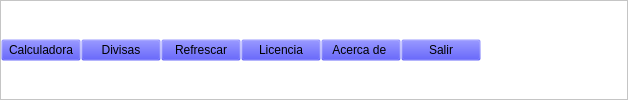
                  <widget class="QFrame" name="Menu">
                   <property name="styleSheet">
                    <string notr="true">QFrame{
background-color:white;
}

QPushButton{
background-color:#000000ff;
}

QPushButton:hover{
background-color:gray;
color:white;
}</string>
                   </property>
                   <property name="frameShape">
                    <enum>QFrame::StyledPanel</enum>
                   </property>
                   <property name="frameShadow">
                    <enum>QFrame::Raised</enum>
                   </property>
                   <layout class="QHBoxLayout" name="horizontalLayout_4">
                    <property name="spacing">
                     <number>0</number>
                    </property>
                    <property name="leftMargin">
                     <number>0</number>
                    </property>
                    <property name="topMargin">
                     <number>0</number>
                    </property>
                    <property name="rightMargin">
                     <number>0</number>
                    </property>
                    <property name="bottomMargin">
                     <number>0</number>
                    </property>
                    <item>
                     <widget class="QPushButton" name="Calculadora">
                      <property name="text">
                       <string>Calculadora</string>
                      </property>
                     </widget>
                    </item>
                    <item>
                     <widget class="QPushButton" name="Divisa">
                      <property name="text">
                       <string>Divisas</string>
                      </property>
                     </widget>
                    </item>
                    <item>
                     <widget class="QPushButton" name="Divisa_2">
                      <property name="text">
                       <string>Refrescar</string>
                      </property>
                     </widget>
                    </item>
                    <item>
                     <widget class="QPushButton" name="Divisa_3">
                      <property name="text">
                       <string>Licencia</string>
                      </property>
                     </widget>
                    </item>
                    <item>
                     <widget class="QPushButton" name="Divisa_4">
                      <property name="text">
                       <string>Acerca de </string>
                      </property>
                     </widget>
                    </item>
                    <item>
                     <widget class="QPushButton" name="Divisa_5">
                      <property name="text">
                       <string>Salir</string>
                      </property>
                     </widget>
                    </item>
                    <item>
                     <spacer name="horizontalSpacer">
                      <property name="orientation">
                       <enum>Qt::Horizontal</enum>
                      </property>
                      <property name="sizeHint" stdset="0">
                       <size>
                        <width>146</width>
                        <height>11</height>
                       </size>
                      </property>
                     </spacer>
                    </item>
                   </layout>
                  </widget>
